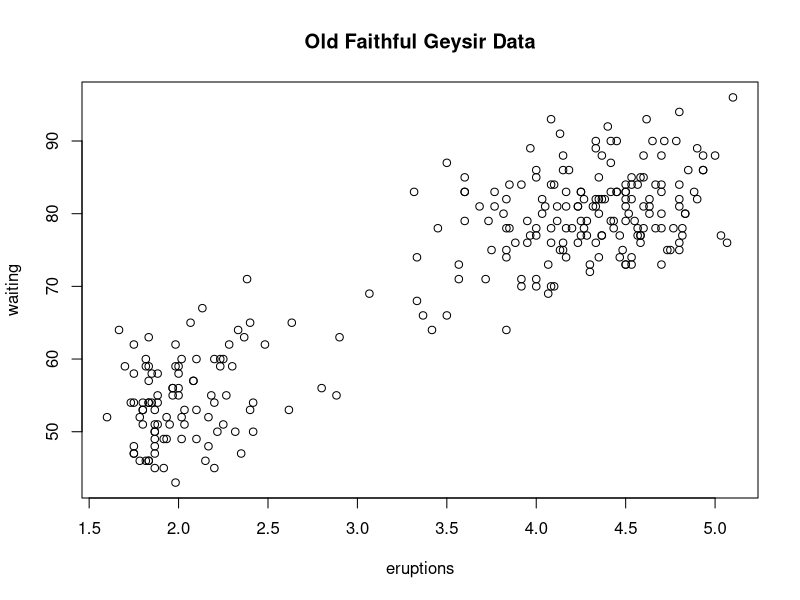
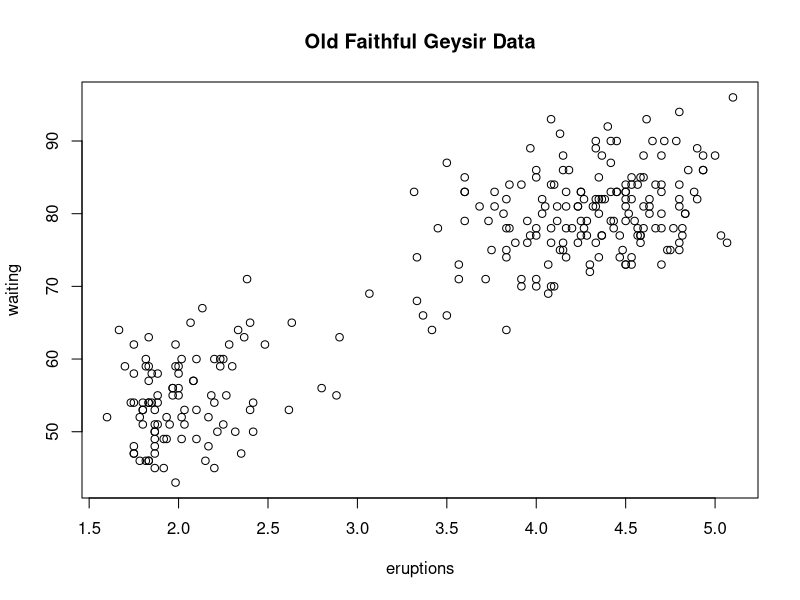

R code for these plots, in order:
## GRAPHICS DEVICES IN R (PART 1)

## A graphics device is something where you can make a plot appear:
## - A window on a computer / screen
## - A PDF File
## - A PNG File
## - A Vector Graphic (ex. SVG)

## In R, you have to explicitly send a plot to your desired graphics device
## It is most commonly sent to the screen device
## - On MAC you launch this with quartz()
## - On Windows you launch this with windows()
## - On Unix / Linux you launch this with x11()

## List of all devices can be found with: ?Devices
?Devices

## Quick visualization happens on the screen device
## - plot
## - xyplot
## - qplpot

## File Devices are more well suited for including plots in presentations, documents etc.

## Most common way of plotting is to call one of the common functions, then annotate:
library(datasets)
with(faithful, plot(eruptions, waiting))
title(main = 'Old Faithful Geysir Data')

## To export plots to a file device, the common procedure is to open the graphics device first:
## pdf(file = 'myplot.pdf')
with(faithful, plot(eruptions, waiting))
title(main = 'Old Faithful Geysir Data')
dev.off()